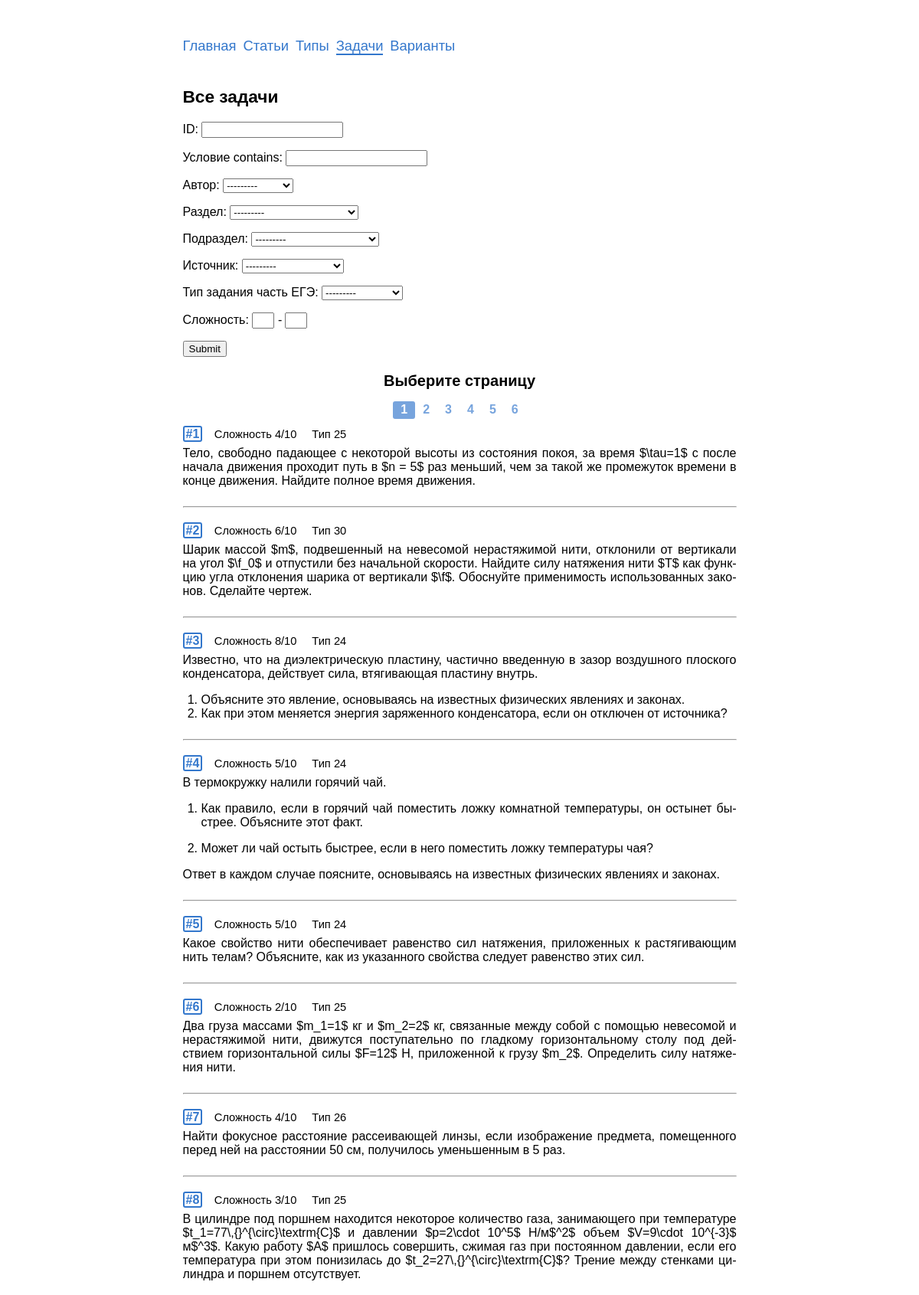
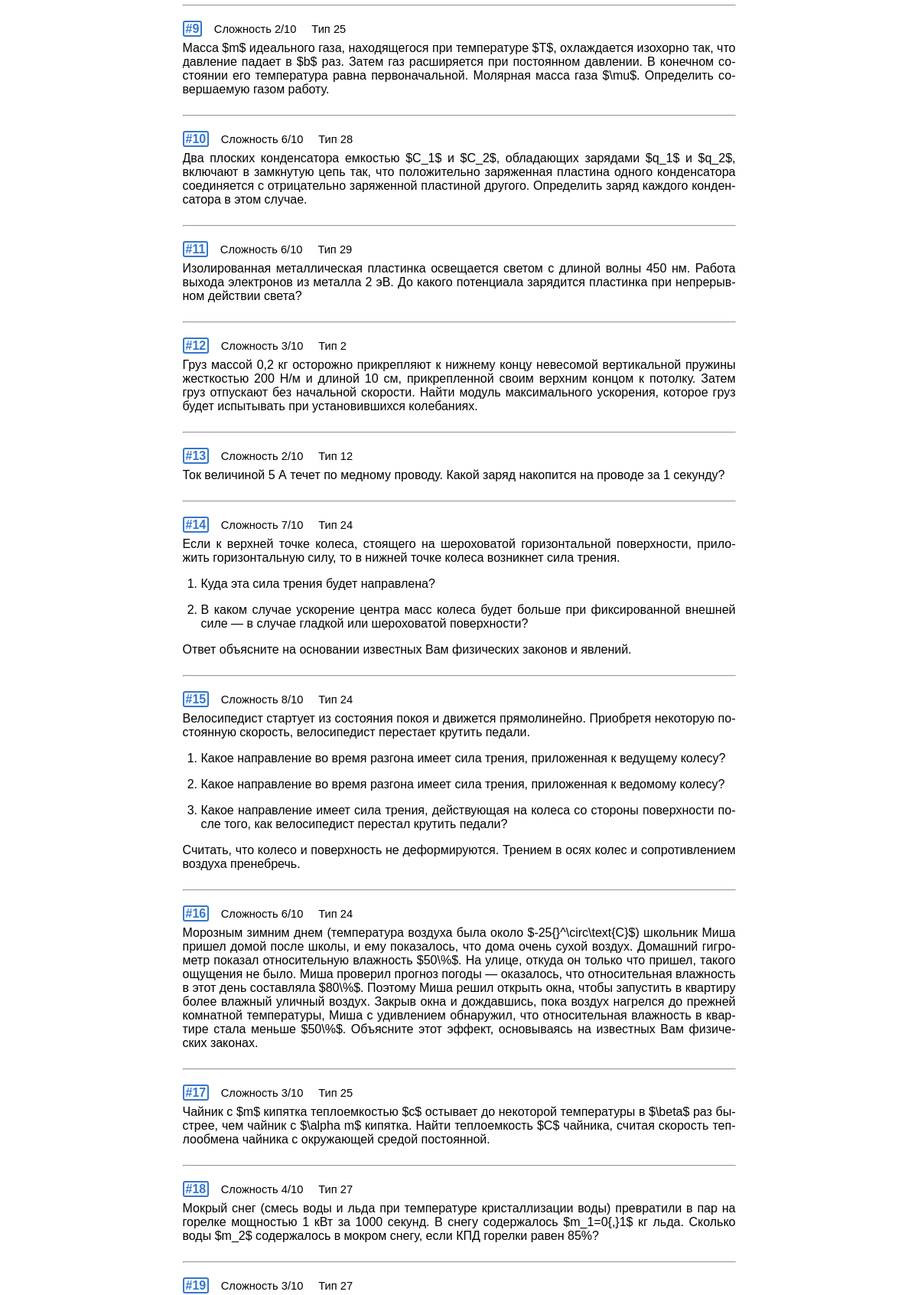
The app's page /problems/ (upper part) with its own data (2 pictures, top to bottom).
### problems/models.py (models this page shows, shortened)
class CategoryBaseModel(models.Model):
    name = models.CharField('название',
                            max_length=150,
                            help_text='Максимум 150 символов')
    slug = models.SlugField('слаг',
                            max_length=150,
                            help_text=('Слаг - текстовый идентификатор,'
                                       ' с помощью которого будут'
                                       ' генерироваться ссылки'))
    class Meta:
        abstract = True
    def __str__(self):
        return self.name

class Category(CategoryBaseModel):
    class Meta:
        verbose_name = 'раздел'
        verbose_name_plural = 'разделы'
        default_related_name = 'category'
        ordering = ['name']

class Problem(models.Model):
    objects = ProblemManager()
    text = models.TextField('условие',
                            max_length=6000,
                            help_text='Максимум 6 тыс. символов '
                            '(если мало - обратитесь к создательнице сайта)')
    solution = models.TextField('решение',
                                max_length=6000,
                                help_text='Максимум 6 тыс. символов',
                                blank=True,
                                null=True)
    answer = models.TextField('ответ',
                              max_length=1000,
                              help_text='Максимум 1 тыс. символов',
                              blank=True,
                              null=True)
    complexity = models.PositiveSmallIntegerField('сложность',
                                                  help_text=('число от 1 до 10'
                                                             ' включительно'),
                                                  blank=True,
                                                  null=True,
                                                  validators=(
                                                      [MinValueValidator(1),
                                                       MaxValueValidator(10)]))
    author = models.ForeignKey(User,
                               on_delete=models.CASCADE,
                               editable=False,
                               verbose_name='автор')
    date = models.DateField('дата добавления',
                            auto_now_add=True)
    tags = models.ManyToManyField(Tag,
                                  verbose_name='тэги',
                                  blank=True)
    source = models.ForeignKey(Source,
                               on_delete=models.CASCADE,
                               verbose_name='источник',
                               blank=True,
                               null=True)
    category = models.ForeignKey(Category,
                                 on_delete=models.CASCADE,
                                 verbose_name='раздел',
                                 blank=True,
                                 null=True)
    subcategory = models.ForeignKey(Subcategory,
                                    on_delete=models.CASCADE,
                                    verbose_name='подраздел',
                                    blank=True,
                                    null=True)
    type_ege = models.ForeignKey(TypeInEGE,
                                 on_delete=models.CASCADE,
                                 verbose_name='Тип задания',
                                 null=True)
    class Meta:
        verbose_name = 'задача'
        verbose_name_plural = 'задачи'
        default_related_name = 'problems'
    def get_absolute_url(self):
        return reverse('problems:detail', kwargs={'pk': self.pk})

class TypeInEGE(models.Model):
    objects = TypeInEGEManager()
    number = models.PositiveSmallIntegerField('номер')
    max_score = models.PositiveSmallIntegerField('максимальное количество'
                                                 ' баллов')
    part_ege = models.ForeignKey(PartOfEGE,
                                 on_delete=models.CASCADE,
                                 verbose_name='часть ЕГЭ',
                                 default=1)
    class Meta:
        verbose_name = 'тип'
        verbose_name_plural = 'типы'
        default_related_name = 'type'
        ordering = ['number']

### problems/views.py (the view)
# urls.py: path('', views.ProblemsView.as_view(), name='list'),
class ProblemsView(ListView):
    model = Problem
    template_name = 'problems/problems_list.html'
    context_object_name = 'problems'
    filter = ProblemFilter
    paginate_by = 40
    def get_queryset(self):
        queryset = Problem.objects.list()
        self.filterset = self.filter(self.request.GET, queryset=queryset)
        return self.filterset.qs.order_by('id')
    def get_context_data(self, **kwargs):
        data = super().get_context_data(**kwargs)
        data['filter'] = ProblemFilter(self.request.GET)
        data['title'] = 'Все задачи'
        return data

### problems/managers.py (called while the page is built)
    def list(self):
        return (
            self.get_queryset()
                .select_related('type_ege')
                .only('id', 'complexity', 'text', 'type_ege__number',
                      'solution')
        )

### problems/models.py (called while the page is built)
    def __str__(self):
        return self.name

    def __str__(self):
        return self.name

### problems/templatetags/abbr.py (called while the page is built)
def replace_by_dic(el, dic):
    for i, j in dic.items():
        el = el.replace(i, j)
    return el

@register.filter()
@stringfilter
def abbr(value):
    return replace_by_dic(value, abbr_dic)

### problems/templatetags/markdown_extras.py (called while the page is built)
@register.filter()
@stringfilter
def markdown(value):
    return md.markdown(value, extensions=['markdown.extensions.fenced_code'])

### problems/templatetags/save_parameters.py (called while the page is built)
@register.simple_tag(takes_context=True)
def param_save(context, **kwargs):
    answ = context['request'].GET.copy()
    for param, value in kwargs.items():
        answ[param] = value
    for param in [param for param, value in answ.items() if not value]:
        del answ[param]
    return answ.urlencode()

### templates/problems/problems_list.html (shortened to what this page needs)
{% extends "base.html" %}
{% load markdown_extras %}
{% load abbr %}
{% load save_parameters %}
{% load static %}
{% block content %}
    <h2>{{title}}</h2>
    <form method="get" class="no-print">
      {{ filter.form.as_p }}
      <input type="submit" />
    </form>
    {% if page_obj.paginator.num_pages != 1 %}
      <div class="center"> <h3>Выберите страницу</h3> </div>
      <div class="center mb10 mt-5">
        {% for page_number in page_obj.paginator.page_range %}
          <a
            href="?{% param_save page=page_number %}"
            class="page {% if page_number == page_obj.number %}current{% endif %}">
            {{page_number}}
          </a>
        {% endfor %}
      </div>
    {% endif %}
    {% for problem in page_obj %}
    <div class="rel">
      <div class="id-in-list">
        <a href="{{problem.get_absolute_url}}"><b class='id-number'>#{{problem.id}}</b></a>
        <span class="compl">Сложность {{problem.complexity}}/10</span>&nbsp;
        <span class="compl">Тип {{problem.type_ege.number}}</span>
      </div>
      <div class="problem">{{problem.text|markdown|abbr|safe}}</div>
    </div><hr class=mb20>
    {% empty %}
      <p>Ничего не нашлось {{":("}}</p>
      <p>Попробуйте другой фильтр.</p>
    {% endfor %}
{% endblock %}

### static/css/style.css (style rules this page uses)
html { overflow-y: scroll; }
body { -webkit-hyphens: auto; -moz-hyphens: auto; -ms-hyphens: auto; hyphens: auto; margin: 0px auto; width: 723px; max-width: 100%; font-family: Tahoma, Arial; text-align: justify; font-size: 12pt; margin-bottom:10ex; }
h1, h2, h3, h4, h5, h6 { text-align: left; }
h2 { font-size:17pt; }
h3 { font-size:15pt; }
.problem { overflow-y: auto; overflow-x: hidden; }
.id-number { border: 2px solid #3377cc; border-radius: 3px; padding: 0px 2px 0px 2px; }
.rel { position: relative; }
.id-in-list { margin-bottom:-10px; display: flex; flex-wrap: wrap; align-items: center; line-height: 15pt; }
.compl { padding-left:2ex; font-size: 11pt; font-family: Arial; }
a { text-decoration: none; color: #3377cc; }
input[name="complexity_min"], input[name="complexity_max"] { width: 3ex; text-align: center; }
input[name="complexity_max"] { margin-left:3pt; }
ol { padding-left: 1.5em; }
.mt-5 { margin-top:-5px; }
.mb10 { margin-bottom:10px; }
.mb20 { margin-bottom:20px; }
.center { display: flex; justify-content: center; }
.page { display: inline-block; border-radius: 3px; font-weight:900; line-height:inherit; padding: 2px 10px 3px; color: #3377ccaa; background-color: white; }
.page.current { background-color: #3377ccaa; color: white; }

### records on screen
Problem: id "1", complexity "4", type_ege.number "25", text|abbr "Тело, свободно падающее с некоторой высоты из состояния покоя, за время $\\tau=1$ c после начала движения проходит путь в $n = 5$ раз меньший, чем за такой же промежуток времени в конце движения. Найдите полное время движения."
Problem: id "2", complexity "6", type_ege.number "30", text|abbr "Шарик массой $m$, подвешенный на невесомой нерастяжимой нити, отклонили от вертикали на угол $\\f_0$ и отпустили без начальной скорости. Найдите силу натяжения нити $T$ как функцию угла отклонения шарика от вертикали $\\f$. Обоснуйте применимость использованных законов. Сделайте чертеж."
Problem: id "3", complexity "8", type_ege.number "24", text|abbr "Известно, что на диэлектрическую пластину, частично введенную в зазор воздушного плоского конденсатора, действует сила, втягивающая пластину внутрь. Объясните это явление, основываясь на известных физических явлениях и законах. Как при этом меняется энергия заряженного конденсатора, если он отключен от ис­точ­ника?"
Problem: id "4", complexity "5", type_ege.number "24", text|abbr "В термокружку налили горячий чай. Как правило, если в горячий чай поместить ложку комнатной температуры, он остынет быстрее. Объясните этот факт. Может ли чай остыть быстрее, если в него поместить ложку температуры чая? Ответ в каждом случае поясните, основываясь на известных физических явлениях и законах."
Problem: id "5", complexity "5", type_ege.number "24", text|abbr "Какое свойство нити обеспечивает равенство сил натяжения, приложенных к растягивающим нить телам? Объясните, как из указанного свойства следует равенство этих сил."
Problem: id "6", complexity "2", type_ege.number "25", text|abbr "Два груза массами $m_1=1$ кг и $m_2=2$ кг, связанные между собой с помощью невесомой и нерастяжимой нити, движутся поступательно по гладкому горизонтальному столу под действием горизонтальной силы $F=12$ Н, приложенной к грузу $m_2$. Определить силу натяжения нити."
Problem: id "7", complexity "4", type_ege.number "26", text|abbr "Найти фокусное расстояние рассеивающей линзы, если изображение предмета, помещенного перед ней на расстоянии 50 см, получилось уменьшенным в 5 раз."
Problem: id "8", complexity "3", type_ege.number "25", text|abbr "В цилиндре под поршнем находится некоторое количество газа, занимающего при температуре $t_1=77\\,{}^{\\circ}\\textrm{C}$ и давлении $p=2\\cdot 10^5$ Н/м$^2$ объем $V=9\\cdot 10^{-3}$ м$^3$. Какую работу $A$ пришлось совершить, сжимая газ при постоянном давлении, если его температура при этом понизилась до $t_2=27\\,{}^{\\circ}\\textrm{C}$? Трение между стенками цилиндра и поршнем отсутствует."
Problem: id "9", complexity "2", type_ege.number "25", text|abbr "Масса $m$ идеального газа, находящегося при температуре $T$, охлаждается изохорно так, что давление падает в $b$ раз. Затем газ расширяется при постоянном давлении. В конечном состоянии его температура равна первоначальной. Молярная масса газа $\\mu$. Определить совершаемую газом работу."
Problem: id "10", complexity "6", type_ege.number "28", text|abbr "Два плоских конденсатора емкостью $C_1$ и $C_2$, обладающих зарядами $q_1$ и $q_2$, включают в замкнутую цепь так, что положительно заряженная пластина одного конденсатора соединяется с отрицательно заряженной пластиной другого. Определить заряд каждого конденсатора в этом случае."
Problem: id "11", complexity "6", type_ege.number "29", text|abbr "Изолированная металлическая пластинка освещается светом с длиной волны 450 нм. Работа выхода электронов из металла 2 эВ. До какого потенциала зарядится пластинка при непрерывном действии света?"
Problem: id "12", complexity "3", type_ege.number "2", text|abbr "Груз массой 0,2 кг осторожно прикрепляют к нижнему концу невесомой вертикальной пружины жесткостью 200 Н/м и длиной 10 см, прикрепленной своим верхним концом к потолку. Затем груз отпускают без начальной скорости. Найти модуль максимального ускорения, которое груз будет испытывать при установившихся колебаниях."
Problem: id "13", complexity "2", type_ege.number "12", text|abbr "Ток величиной 5 А течет по медному проводу. Какой заряд накопится на проводе за 1 секунду?"
Problem: id "14", complexity "7", type_ege.number "24", text|abbr "Если к верхней точке колеса, стоящего на шероховатой горизонтальной поверхности, приложить горизонтальную силу, то в нижней точке колеса возникнет сила трения. Куда эта сила трения будет направлена? В каком случае ускорение центра масс колеса будет больше при фиксированной внешней силе — в случае гладкой или шероховатой поверхности? Ответ объясните на основании известных Вам физических законов и явлений."
Problem: id "15", complexity "8", type_ege.number "24", text|abbr "Велосипедист стартует из состояния покоя и движется прямолинейно. Приобретя некоторую постоянную скорость, велосипедист перестает крутить педали. Какое направление во время разгона имеет сила трения, приложенная к ведущему колесу? Какое направление во время разгона имеет сила трения, приложенная к ведомому колесу? Какое направление имеет сила трения, действующая на колеса со стороны поверхности после того, как велосипедист перестал крутить педали? Считать, что колесо и поверхность не деформируются. Трением в осях колес и сопротивлением воздуха пренебречь."
Problem: id "16", complexity "6", type_ege.number "24", text|abbr "Морозным зимним днем (температура воздуха была около $-25{}^\\circ\\text{C}$) школьник Миша пришел домой после школы, и ему показалось, что дома очень сухой воздух. Домашний гигрометр показал относительную влажность $50\\%$. На улице, откуда он только что пришел, такого ощущения не было. Миша проверил прогноз погоды — оказалось, что относительная влажность в этот день составляла $80\\%$. Поэтому Миша решил открыть окна, чтобы запустить в квартиру более влажный уличный воздух. Закрыв окна и дождавшись, пока воздух нагрелся до прежней комнатной температуры, Миша с удивлением обнаружил, что относительная влажность в квартире стала меньше $50\\%$. Объясните этот эффект, основываясь на известных Вам…"
Problem: id "17", complexity "3", type_ege.number "25", text|abbr "Чайник с $m$ кипятка теплоемкостью $c$ остывает до некоторой температуры в $\\beta$ раз быстрее, чем чайник с $\\alpha m$ кипятка. Найти теплоемкость $C$ чайника, считая скорость теплообмена чайника с окружающей средой постоянной."
Problem: id "18", complexity "4", type_ege.number "27", text|abbr "Мокрый снег (смесь воды и льда при температуре кристаллизации воды) превратили в пар на горелке мощностью 1 кВт за 1000 секунд. В снегу содержалось $m_1=0{,}1$ кг льда. Сколько воды $m_2$ содержалось в мокром снегу, если КПД горелки равен 85%?"
Problem: id "19", complexity "3", type_ege.number "27"

### other values on screen
{{ title }} "Все задачи"
{{ page_number }} "1" "2" "3" "4" "5" "6"
